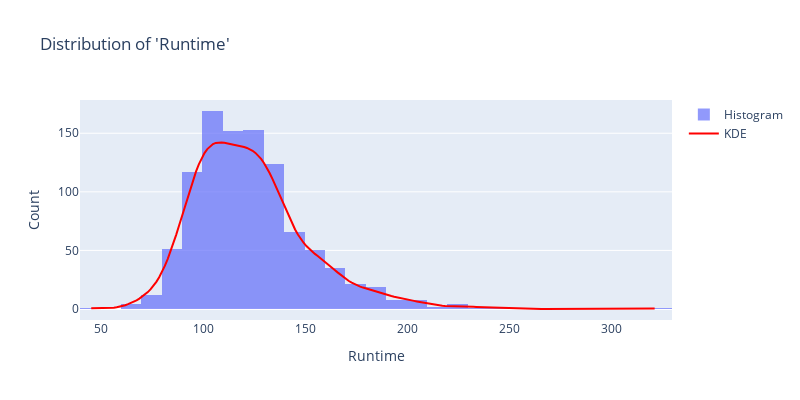

The cell this chart's notebook holds for it:
### Markdown cell above
#### Runtime  Numerica (quantitativa continua)

### Code cell
#Distribuição de Runtime
plot_distribution(raw_df, col_name = 'Runtime')

### Figure 1 — Plotly figure (JSON) as saved in the notebook; plotly's stock layout.template omitted (floating-point values rounded to 4 significant figures; data arrays with more than 128 entries replaced by an {"elided": "..."} marker saying what was removed)
{"data": [{"name": "Histogram", "nbinsx": 30, "opacity": 0.7, "type": "histogram", "x": {"elided": "999 float values"}}, {"line": {"color": "red"}, "mode": "lines", "name": "KDE", "type": "scatter", "x": {"elided": "200 float values"}, "y": {"elided": "200 float values"}}], "layout": {"height": 400, "title": {"text": "Distribution of 'Runtime'"}, "width": 800, "xaxis": {"title": {"text": "Runtime"}}, "yaxis": {"title": {"text": "Count"}}}}
